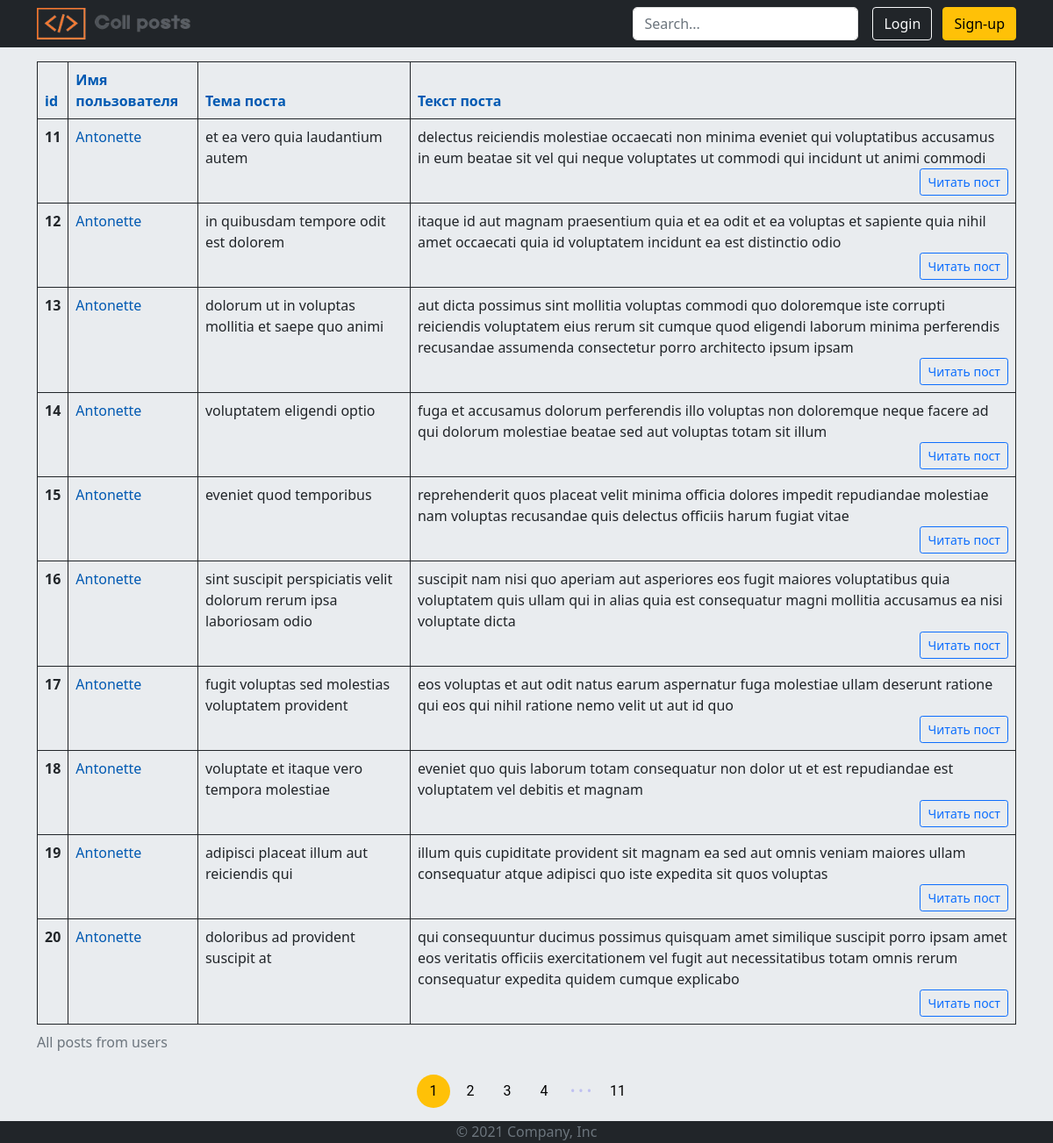
Screenshot of /?order_by=user__username with the database file from the repository.
### strange_posts/models.py (models this page shows, shortened)
class TimeBaseModel(models.Model):
    created_at = models.DateTimeField(auto_now_add=True)
    updated_at = models.DateTimeField(auto_now=True)
    class Meta:
        abstract = True

class Post(TimeBaseModel):
    id = models.IntegerField(primary_key=True)
    title = models.CharField(max_length=255, verbose_name='Название поста')
    body = models.TextField(verbose_name='Текст поста')
    user = models.ForeignKey(User, on_delete=models.CASCADE, verbose_name='Автор поста')
    categories = models.ManyToManyField(PostCategory, default=[])
    post_views = models.PositiveIntegerField('Количество просмотров', default=0)
    class Meta:
        verbose_name = 'Пост'
        verbose_name_plural = 'Пользовательские посты'
    def get_absolute_url(self):
        return reverse('post', kwargs={'pk': self.pk})

class User(TimeBaseModel):
    id = models.IntegerField(primary_key=True)
    name = models.CharField(max_length=255, verbose_name='Полное имя')
    username = models.CharField(max_length=100, unique=True, verbose_name='Имя пользователя')
    photo = models.ImageField('Фотография', upload_to='users_photo/%Y/%m/%d', null=True)
    email = models.EmailField(verbose_name='Email')
    user_address = models.ForeignKey(UserAddress, on_delete=models.SET_NULL, null=True,
                                     verbose_name='Адрес пользователя')
    phone_number = models.CharField(max_length=100, verbose_name='Номер телефона')
    user_website = models.CharField(max_length=255, verbose_name='Веб-сайт пользователя')
    user_company = models.ForeignKey(Company, on_delete=models.SET_NULL, null=True,
                                     verbose_name='Компания пользователя')
    class Meta:
        verbose_name = 'Пользователь'
        verbose_name_plural = 'Пользователи'
    def get_absolute_url(self):
        return reverse('get_user', kwargs={'pk': self.pk})

### strange_posts/views.py (the view)
# urls.py: path('', views.StrangePostsHome.as_view(), name='home'),
class StrangePostsHome(ListView):
    model = Post
    context_object_name = 'posts'
    extra_context = {'title': 'Главная страница'}  # Статическая информация для шаблона
    paginate_by = 10  # Количество записей на странице
    def get_context_data(self, *, object_list=None, **kwargs):
        context = super().get_context_data(**kwargs)  # Получаем context у предка
        context['search'] = self.request.GET.get('search')
        return context
    def get_queryset(self):
        search = self.request.GET.get('search')
        sort = self.request.GET.get('order_by')
        cat = self.request.GET.get('cat')
        queryset = Post.objects.select_related('user')
        if search:
            db_filter = get_db_filter_based_on_search_query(search)
            if db_filter is not None:
                queryset = queryset.filter(db_filter)
        if sort:
            queryset = queryset.order_by(sort)
        if cat:
            queryset = queryset.filter(categories__slug=cat)
        return queryset

### strange_posts/templatetags/post_tags.py (called while the page is built)
@register.simple_tag()
def url_replace(request, field, value, direction=''):
    query_dict = request.GET.copy()  # Словарь содержащий уже заданные параметры HTTP GET
    if field == 'order_by' and field in query_dict.keys():
        if query_dict[field].startswith('-') and query_dict[field].lstrip('-') == str(value):
            query_dict[field] = str(value)
        elif query_dict[field].lstrip('-') == str(value):
            query_dict[field] = '-' + str(value)
        else:
            query_dict[field] = direction + str(value)
    elif field == 'search' and field in query_dict.keys():
        if value:
            query_dict[field] = str(value)
        else:
            del query_dict[field]
    else:
        query_dict[field] = direction + str(value)
    return urlencode(OrderedDict(sorted(query_dict.items())))

### strange_posts/templates/strange_posts/post_list.html (shortened to what this page needs)
{% extends 'strange_posts/base.html' %}
{% load post_tags %}
{% block search_form %}
    <form action="{% url 'home' %}" method="get" class="col-12 col-lg-auto mb-3 mb-lg-0 me-lg-3">
        <input type="search" placeholder="Search..." name="search" aria-label="Search" class="form-control form-control-dark">
    </form>
{% endblock %}
{% block content %}
    <div class="container">
        {% if posts %}
            <table id="table_id" class="table table-hover table-bordered border-dark">
                <caption>All posts from users</caption>
                <thead>
                <tr>
                    <th scope="col"><a href="?{% url_replace view.request 'order_by' 'pk' %}">id</a></th>
                    <th scope="col"><a href="?{% url_replace view.request 'order_by' 'user__username' %}">Имя
                        пользователя</a></th>
                    <th scope="col"><a href="?{% url_replace view.request 'order_by' 'title' %}">Тема поста</a></th>
                    <th scope="col"><a href="?{% url_replace view.request 'order_by' 'body' %}">Текст поста</a></th>
                </tr>
                </thead>
                <tbody>
                {% for p in posts %}
                    <tr>
                        <th class="sorting" scope="row">{{ p.pk }}</th>
                        <td><a href="{{ p.user.get_absolute_url }}">{{ p.user.username }}</a></td>
                        <td>{{ p.title }}</td>
                        <td>
                            <a>{{ p.body|truncatewords:50 }}</a>
                            <div class="d-grid justify-content-md-end">
                                <a class="btn btn-outline-primary btn-sm" href="{{ p.get_absolute_url }}" role="button">Читать
                                    пост</a>
                            </div>
                        </td>
                    </tr>
                {% endfor %}
                </tbody>
            </table>
        {% endif %}
        {% if page_obj.has_other_pages %}
            <ul class="pagination">
                {% for i in paginator.page_range %}
                    {% if page_obj.number == i %}
                        <li class="pagination__item active">
                            <a class="pagination__link" href="#">{{ i }}</a>
                        </li>
                    {% elif i > page_obj.number|add:'-4' and i < page_obj.number|add:'4' %}
                        <li class="pagination__item">
                            <a class="pagination__link" href="?{% url_replace view.request 'page' i %}">{{ i }}</a>
                        </li>
                    {% endif %}
                {% endfor %}
                {% if page_obj.has_next %}
                    {% if page_obj.number|add:'4' < page_obj.paginator.num_pages %}
                        <li class="pagination__item pagination__item--dots">
                            <a href="?{% url_replace view.request 'page' page_obj.next_page_number|add:'3' %}">
                                <span class="pagination__link">• • •</span>
                            </a>
                        </li>
                    {% endif %}
                    {% if page_obj.number|add:'3' < page_obj.paginator.num_pages %}
                        <li class="pagination__item">
                            <a class="pagination__link"
                               href="?{% url_replace view.request 'page' page_obj.paginator.num_pages %}">
                                {{ page_obj.paginator.num_pages }}
                            </a>
                        </li>
                    {% endif %}
                {% endif %}
            </ul>
        {% endif %}
    </div>
{% endblock %}

### strange_posts/static/strange_posts/css/styles.css (style rules this page uses)
html, body { display: flex; width: 100%; height: 100%; min-height: 100vh; color: rgba(24, 35, 89, 0.85); background-color: #e9ecef; font-weight: 400; }
a { color: #0059b2; text-decoration: none; }
.form-control-dark { color: #fff; background-color: #212529; border-color: #6c757d; }
.form-control { border: 1px solid #e1e1e1; -webkit-box-shadow: none; box-shadow: none; border-radius: 5px; -webkit-transition: all .3s ease; transition: all .3s ease; background-color: #fff; color: #858585; font-weight: 400; position: relative; }
.pagination { width: auto; margin: 0 auto }
.pagination, .pagination__link { display: -ms-flexbox; display: flex; -ms-flex-flow: row wrap; flex-flow: row wrap; -ms-flex-pack: center; justify-content: center; -ms-flex-align: center; align-items: center }
.pagination__link { position: relative; left: -1px; top: 1px; width: 100%; height: 100%; border-radius: 50%; transition: all .2s ease-in-out; font-family: Roboto, sans-serif; font-size: 16px; color: #000 }
.pagination__item { transition: all .2s ease-in-out; width: 38px; height: 38px; border-radius: 50%; z-index: 1; position: relative; margin: 0 2px; display: -ms-flexbox; display: flex; -ms-flex-flow: row wrap; flex-flow: row wrap; -ms-flex-pack: center; justify-content: center; -ms-flex-align: center; align-items: center }
.pagination__item:first-child { margin-left: 0 }
.pagination__item:last-child { margin-right: 0 }
.pagination__item.active .pagination__link { color: #000; background: #ffc107 }
.pagination__item--dots .pagination__link { color: #bfc0f1 }

### rows the page displays
Post: pk "11", user.username "Antonette", title "et ea vero quia laudantium autem", body "delectus reiciendis molestiae occaecati non minima eveniet qui voluptatibus accusamus in eum beatae sit vel qui neque voluptates ut commodi qui incidunt ut animi commodi"
Post: pk "12", user.username "Antonette", title "in quibusdam tempore odit est dolorem", body "itaque id aut magnam praesentium quia et ea odit et ea voluptas et sapiente quia nihil amet occaecati quia id voluptatem incidunt ea est distinctio odio"
Post: pk "13", user.username "Antonette", title "dolorum ut in voluptas mollitia et saepe quo animi", body "aut dicta possimus sint mollitia voluptas commodi quo doloremque iste corrupti reiciendis voluptatem eius rerum sit cumque quod eligendi laborum minima perferendis recusandae assumenda consectetur porro architecto ipsum ipsam"
Post: pk "14", user.username "Antonette", title "voluptatem eligendi optio", body "fuga et accusamus dolorum perferendis illo voluptas non doloremque neque facere ad qui dolorum molestiae beatae sed aut voluptas totam sit illum"
Post: pk "15", user.username "Antonette", title "eveniet quod temporibus", body "reprehenderit quos placeat velit minima officia dolores impedit repudiandae molestiae nam voluptas recusandae quis delectus officiis harum fugiat vitae"
Post: pk "16", user.username "Antonette", title "sint suscipit perspiciatis velit dolorum rerum ipsa laboriosam odio", body "suscipit nam nisi quo aperiam aut asperiores eos fugit maiores voluptatibus quia voluptatem quis ullam qui in alias quia est consequatur magni mollitia accusamus ea nisi voluptate dicta"
Post: pk "17", user.username "Antonette", title "fugit voluptas sed molestias voluptatem provident", body "eos voluptas et aut odit natus earum aspernatur fuga molestiae ullam deserunt ratione qui eos qui nihil ratione nemo velit ut aut id quo"
Post: pk "18", user.username "Antonette", title "voluptate et itaque vero tempora molestiae", body "eveniet quo quis laborum totam consequatur non dolor ut et est repudiandae est voluptatem vel debitis et magnam"
Post: pk "19", user.username "Antonette", title "adipisci placeat illum aut reiciendis qui", body "illum quis cupiditate provident sit magnam ea sed aut omnis veniam maiores ullam consequatur atque adipisci quo iste expedita sit quos voluptas"
Post: pk "20", user.username "Antonette", title "doloribus ad provident suscipit at", body "qui consequuntur ducimus possimus quisquam amet similique suscipit porro ipsam amet eos veritatis officiis exercitationem vel fugit aut necessitatibus totam omnis rerum consequatur expedita quidem cumque explicabo"

### other values shown
{{ i }} "1"
{{ i }} "2" "3" "4"
{{ page_obj.paginator.num_pages }} "11"
